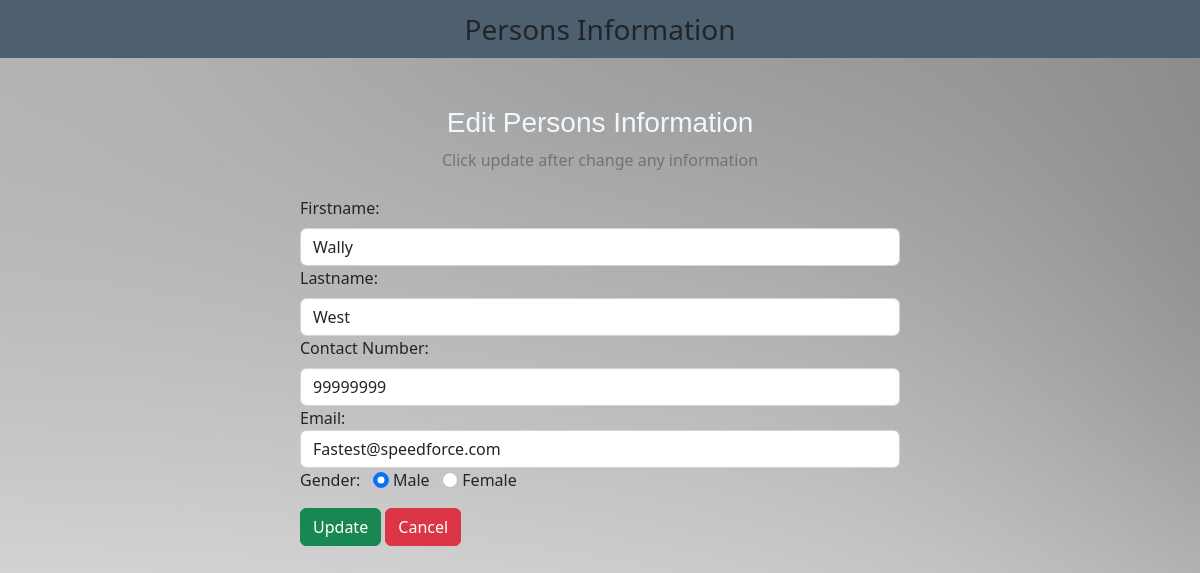
Screenshot of /edit.php?id=6 with the database file from the repository.
### tables this page shows
CREATE TABLE `person` (
  `id` int(255) NOT NULL,
  `Firstname` varchar(255) NOT NULL,
  `Lastname` varchar(255) NOT NULL,
  `Gender` varchar(255) NOT NULL,
  `ContactNumber` int(20) NOT NULL,
  `Email` varchar(255) NOT NULL
);

### edit.php (the view, shortened to what this page needs)
<?php
include "dbconn.php";
$id = $_GET['id'];
?>
<!DOCTYPE html>
<html lang="en">
<head>
    <link rel="stylesheet" href="style.css">
   <link href="https://cdn.jsdelivr.net/npm/bootstrap@5.2.3/dist/css/bootstrap.min.css" rel="stylesheet"
>
   <link rel="stylesheet" href="https://cdnjs.cloudflare.com/ajax/libs/font-awesome/6.4.0/css/all.min.css"
 />
</head>
<body id="bgbody">
     <nav class="navbar navbar-light justify-content-center fs-3 mb-5">
        Persons Information
     </nav>
     <div class="container">
        <div class="text-center mb-4">
            <h3>Edit Persons Information</h3>
            <p class="text-muted">Click update after change any information</p>
        </div>
        <?php
        $sql = "SELECT * FROM `person` WHERE id = $id LIMIT 1";
        $result = mysqli_query($conn, $sql);
        $row = mysqli_fetch_assoc($result);
        ?>
        <div class="container d=flex; justify-content-center">
            <form action="" method="post" style="width:50vw; min-width: 300px">
                <div class="row mb-3">
                    <div class="col">
                    <label for="" class="form-label">Firstname:</label>
                    <input type="text" class="form-control" name="first_name"
                    value="<?php echo $row['Firstname']?>";
                    </div>
                    <div class="col">
                    <label for="" class="form-label">Lastname:</label>
                    <input type="text" class="form-control" name="last_name"
                    value="<?php echo $row['Lastname']?>";
                    </div>
                </div>
                <div class="mb-3">
                <label for="" class="form-label">Contact Number:</label>
                    <input type="tel" class="form-control" name="ContactNumber"
                    value="<?php echo $row['ContactNumber']?>";
                <label for="" class="form-label">Email:</label>
                    <input type="email" class="form-control" name="Email"
                    value="<?php echo $row['Email']?>";
                </div>
                <div class="form-group mb-3">
                    <label for="">Gender:</label> &nbsp;
                    <input type="radio" class="form-check-input" name="gender"
                    id="male" value="male" <?php echo ($row["Gender"] == 'male') ? "checked" : ""; ?>>
                    <label for="male" class="form-input-label">Male</label>
                    <input type="radio" class="form-check-input" name="gender"
                    id="female" value="female" <?php echo ($row["Gender"] == 'female') ? "checked" : ""; ?>>
                    <label for="female" class="form-input-label">Female</label>
                </div>
                <div>
                    <button type="submit" class="btn btn-success" name="submit">Update</button>
                    <a href="index.php" class="btn btn-danger">Cancel</a>
                </div>
            </form>
        </div>
     </div>
</body>
</html>

### style.css (style rules this page uses)
.navbar { background: #4e5f70; }
form { margin-left: auto; margin-right: auto; }
.col { justify-content: center; }
#bgbody { background-image: url('pxfuelw.jpg'); background-repeat: no-repeat; background-attachment: fixed; background-size: cover; }
h3 { text-align: center; color: aliceblue; font-family: Arial, Helvetica, sans-serif; }
a { color:aliceblue; font-family: Arial, Helvetica, sans-serif; }

### rows the page displays
person: first_name "Wally", last_name "West", ContactNumber "99999999", Email "Fastest@speedforce.com", Gender "☑ Male", Gender "☐ Female"
